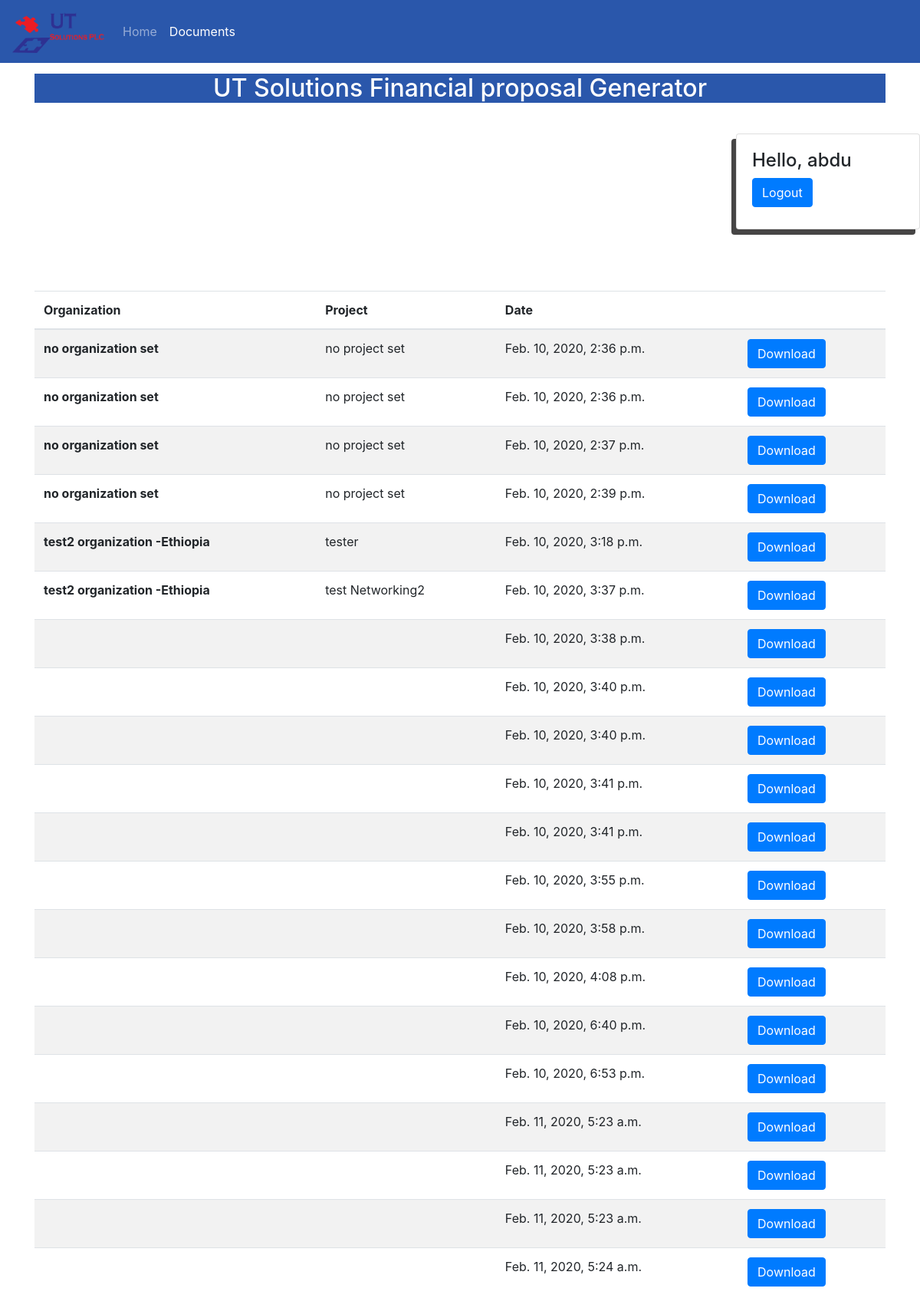
Page /records/ (signed in) on the earlier database version.
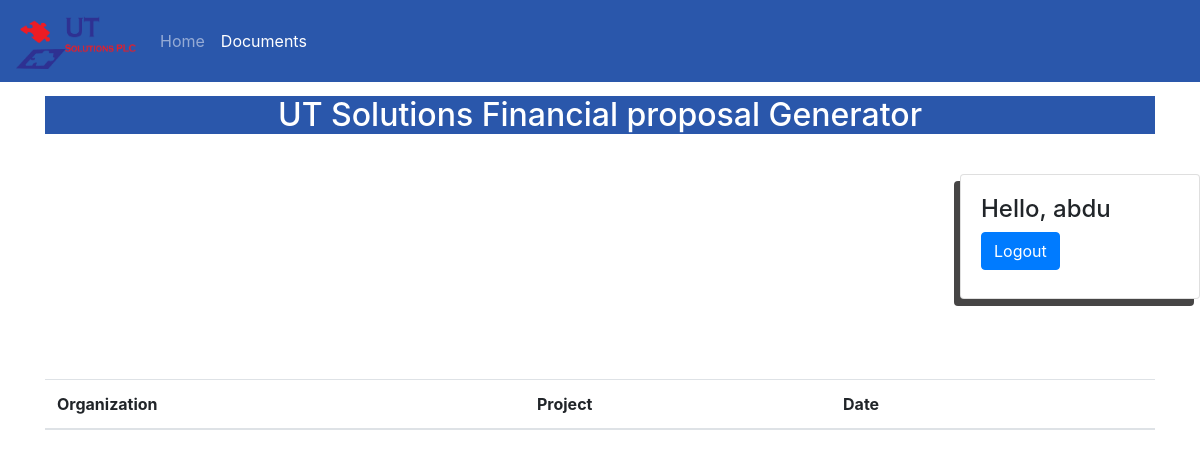
Same page on the later database version.
### input/models.py (models this page shows)
class Record(models.Model):
    path = models.CharField(max_length = 200)
    date = models.DateTimeField(auto_now=True)
    organization = models.CharField(max_length = 200)
    project_type = models.CharField(max_length = 200)

### input/views.py (the view)
# urls.py: path('records/', views.documents, name= 'records')
def documents(request):
    return render(request, 'documents.html', {'record': Record.objects.all()})

### templates/documents.html (shortened to what this page needs)
{% load static %}
<!DOCTYPE html>
<html lang="en">
<head>
    <link rel="stylesheet" href="{% static 'bootstrap/css/bootstrap.css' %}">
    <link rel="stylesheet" href=" {% static 'css/style.css'%} ">
</head>
<body>
    <nav class="navbar navbar-expand-md navbar-dark fixed-top">
        <a class="navbar-brand" href="#"><img class="logo" src= {% static 'images/UT.png'%} alt=""></a>
        <div class="collapse navbar-collapse" id="navbarsExampleDefault">
            <ul class="navbar-nav mr-auto">
            <li class="nav-item">
                <a class="nav-link" href="{% url 'home' %}">Home</a>
            </li>
            <li class="nav-item active">
                <a class="nav-link" href="">Documents<span class="sr-only">(current)</span></a>
            </li>
            </ul>
        </div>
    </nav>
    <div class="container">
        <header>
            <center>
                <h2>UT Solutions Financial proposal Generator</h2>
            </center>
        </header>
    </div>
    <div class="logout">
        <div class="card">
            <div class="card-body">
                {% if user.is_authenticated %}
                <h4> Hello, {{user.username}}</h4>
                <h5><a class="btn btn-primary" href="{% url 'logout' %}">Logout</a></h5>
                {% else %}
                <p> You are not logged in</p>
                <a href="{% url 'login' %}">Login</a>
                {% endif %}
            </div>
        </div>
    </div>
    {% if user.is_authenticated %}
    <div class="container" style="margin-top: 10vh;">
        <table class="table table-striped">
            <thead>
                <tr>
                    <th scope="col">Organization</th>
                    <th scope="col">Project</th>
                    <th scope="col">Date</th>
                    <th scope="col"></th>
                </tr>
            </thead>
            <tbody>
                {%for document in record%}
                <tr>
                    <th scope="row">{{document.organization}}</th>
                    <td>{{document.project_type}}</td>
                    <td>{{document.date}}</td>
                    <td> <a class="btn btn-primary" href="{{MEDIA_URL}}{{document.path}}">Download</a></td>
                </tr>
                {%endfor%}
            </tbody>
        </table>
    </div>
    {% endif %}
</body>
</html>

### static/css/style.css (style rules this page uses)
body { padding-top: 12vh; }
nav { background-color: rgba(0, 54, 155, 0.836); }
.logo { width: 10vw; height: 7vh; }
header { background-color: rgba(0, 54, 155, 0.836); color: white; }
.logout { margin-left: 80vw; margin-top: 5vh; }
.card { box-shadow: -6px 7px rgba(46, 45, 45, 0.884); }

Differences in the rows shown:
removed Record: organization "no organization set", project_type "no project set", date "Feb. 10, 2020, 2:36 p.m."
removed Record: organization "no organization set", project_type "no project set", date "Feb. 10, 2020, 2:36 p.m."
removed Record: organization "no organization set", project_type "no project set", date "Feb. 10, 2020, 2:37 p.m."
removed Record: organization "no organization set", project_type "no project set", date "Feb. 10, 2020, 2:39 p.m."
removed Record: organization "test2 organization -Ethiopia", project_type "tester", date "Feb. 10, 2020, 3:18 p.m."
removed Record: organization "test2 organization -Ethiopia", project_type "test Networking2", date "Feb. 10, 2020, 3:37 p.m."
removed Record: date "Feb. 10, 2020, 3:38 p.m."
removed Record: date "Feb. 10, 2020, 3:40 p.m."
removed Record: date "Feb. 10, 2020, 3:40 p.m."
removed Record: date "Feb. 10, 2020, 3:41 p.m."
removed Record: date "Feb. 10, 2020, 3:41 p.m."
removed Record: date "Feb. 10, 2020, 3:55 p.m."
removed Record: date "Feb. 10, 2020, 3:58 p.m."
removed Record: date "Feb. 10, 2020, 4:08 p.m."
removed Record: date "Feb. 10, 2020, 6:40 p.m."
removed Record: date "Feb. 10, 2020, 6:53 p.m."
removed Record: date "Feb. 11, 2020, 5:23 a.m."
removed Record: date "Feb. 11, 2020, 5:23 a.m."
removed Record: date "Feb. 11, 2020, 5:23 a.m."
removed Record: date "Feb. 11, 2020, 5:24 a.m."
